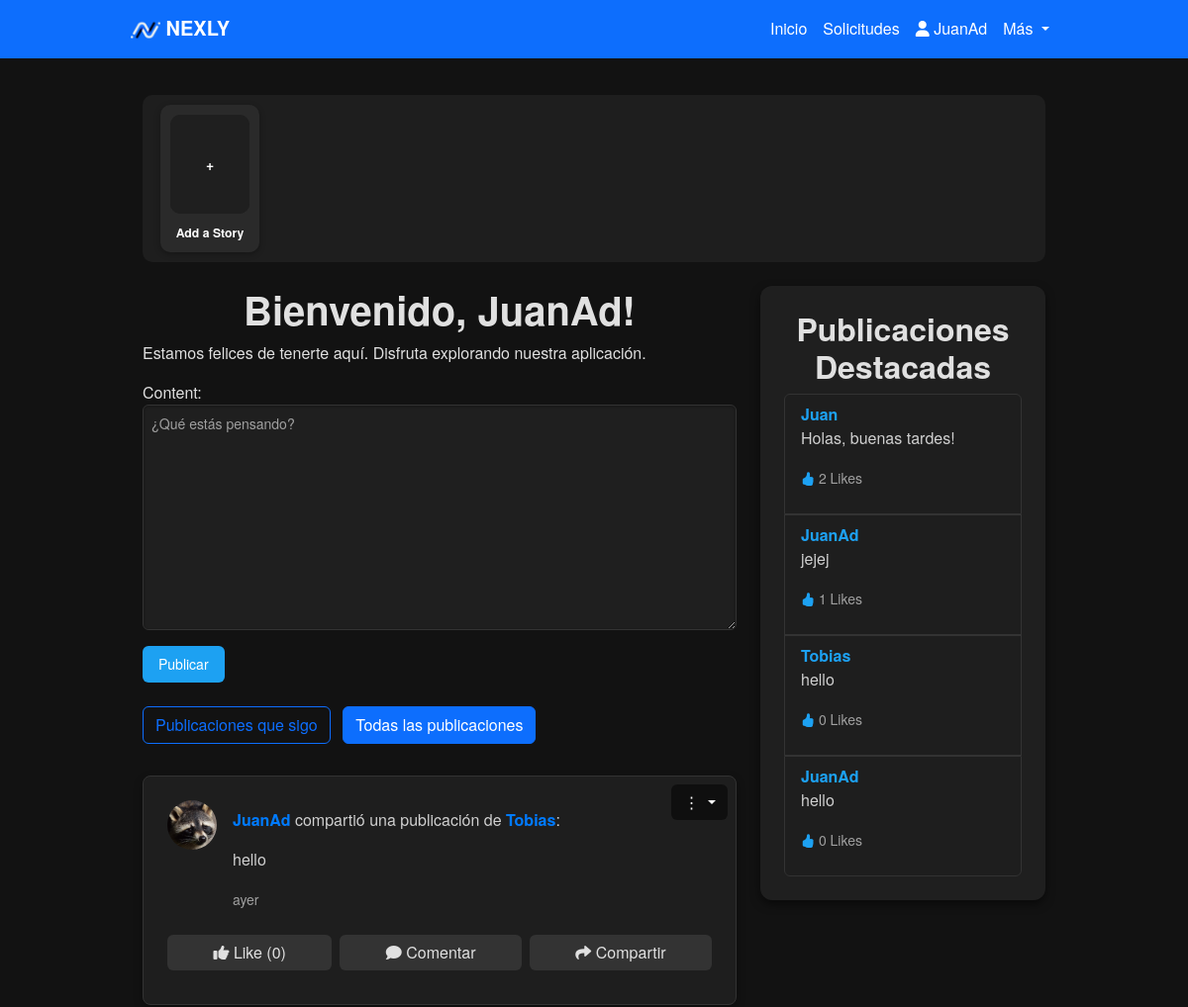
Page / (signed in, upper part) on the earlier database version.
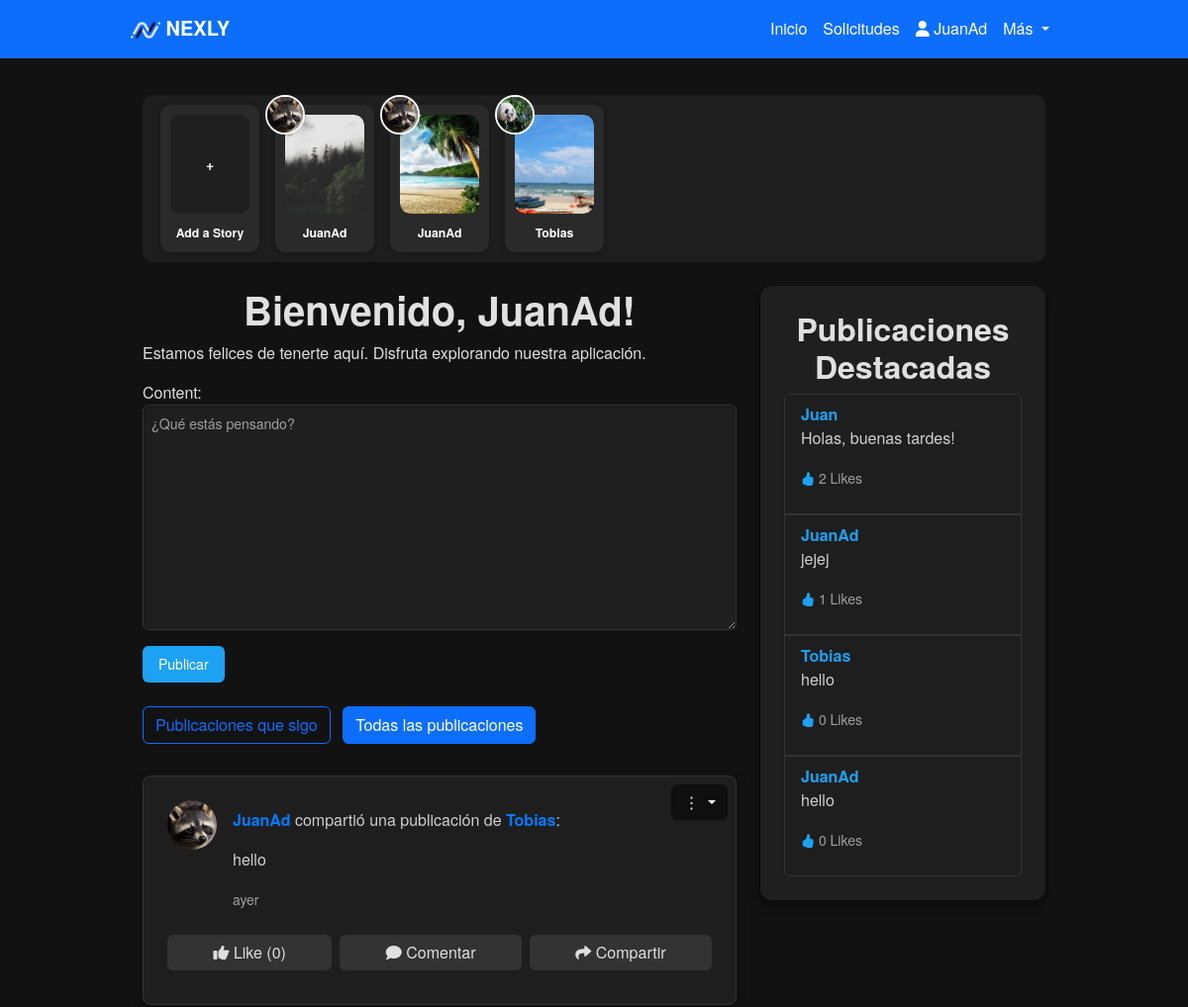
Same page on the later database version.
### Nexly/models.py (models this page shows, shortened)
class User(AbstractBaseUser):
    iduser = models.AutoField(primary_key=True)
    nombre = models.CharField(max_length=255)
    correo = models.EmailField(unique=True)
    is_active = models.BooleanField(default=True)
    is_admin = models.BooleanField(default=False)
    profile_picture = models.ImageField(upload_to='profile_pictures/', null=True, blank=True)  # Campo para la imagen de perfil
    banner_picture = models.ImageField(upload_to='banner_pictures/', null=True, blank=True)  # Campo para la imagen de banner
    objects = UserManager()
    USERNAME_FIELD = 'correo'
    REQUIRED_FIELDS = ['nombre']

class Post(models.Model):
    user = models.ForeignKey(settings.AUTH_USER_MODEL, on_delete=models.CASCADE)
    content = models.TextField()
    created_at = models.DateTimeField(auto_now_add=True)
    original_post = models.ForeignKey('self', null=True, blank=True, on_delete=models.SET_NULL, related_name='reposts')

class Story(models.Model):
    user = models.ForeignKey(settings.AUTH_USER_MODEL, on_delete=models.CASCADE)
    image = models.ImageField(upload_to='stories/', null=True, blank=True)  # Campo para la imagen del story
    created_at = models.DateTimeField(auto_now_add=True)  # Fecha de creación

### Nexly/views.py (the view)
# urls.py: path('', nexly_view, name='nexly'),
@login_required
def nexly_view(request):
    if request.method == 'POST':
        if 'post_content' in request.POST:
            form = PostForm(request.POST)
            if form.is_valid():
                post = form.save(commit=False)
                post.user = request.user
                post.save()
                if request.headers.get('X-Requested-With') == 'XMLHttpRequest':
                    return JsonResponse({'status': 'success', 'post_id': post.id})
                return redirect('nexly')
        elif 'comment_content' in request.POST:
            post_id = request.POST.get('post_id')
            post = get_object_or_404(Post, id=post_id)
            form = CommentForm(request.POST)
            if form.is_valid():
                comment = form.save(commit=False)
                comment.user = request.user
                comment.post = post
                comment.save()
                if request.headers.get('X-Requested-With') == 'XMLHttpRequest':
                    return JsonResponse({'status': 'success', 'comment_id': comment.id})
                return redirect('nexly')
    elif request.method == 'GET':
        show_following_posts = request.GET.get('filter') == 'following'
        if show_following_posts:
            followed_users = FollowRequest.objects.filter(
                from_user=request.user, is_accepted=True).values_list('to_user_id', flat=True)
            posts = Post.objects.filter(user_id__in=followed_users).order_by('-created_at')
        else:
            posts = Post.objects.all().order_by('-created_at')
        top_posts = Post.objects.annotate(like_count=Count('like')).order_by('-like_count')[:5]
        stories = Story.objects.order_by('-created_at')[:10]  # Muestra las últimas 10 stories
        if request.headers.get('X-Requested-With') == 'XMLHttpRequest':
            return render(request, 'post_list.html', {'posts': posts})
        form = PostForm()
        comment_form = CommentForm()
        story_form = StoryForm()  # Añadido para pasar el formulario de historias al contexto
        return render(request, 'index.html', {
            'form': form,
            'comment_form': comment_form,
            'story_form': story_form,  # Pasar el formulario de historias
            'posts': posts,
            'show_following_posts': show_following_posts,
            'top_posts': top_posts,
            'stories': stories,
        })

### Nexly/forms.py
class PostForm(forms.ModelForm):
    class Meta:
        model = Post
        fields = ['content']
        widgets = {
            'content': forms.Textarea(attrs={'class': 'form-control', 'placeholder': '¿Qué estás pensando?'})
        }

class CommentForm(forms.ModelForm):
    class Meta:
        model = Comment
        fields = ['content']
        widgets = {
            'content': forms.TextInput(attrs={'class': 'form-control', 'placeholder': 'Escribe un comentario...'})
        }

### Nexly/models.py (called while the page is built)
    def time_since_commented(self):
        now = datetime.now(timezone.utc)
        diff = now - self.created_at
        if diff < timedelta(minutes=1):
            return "hace un momento"
        elif diff < timedelta(hours=1):
            minutes = diff.seconds // 60
            return f"hace {minutes} minutos"
        elif diff < timedelta(days=1):
            hours = diff.seconds // 3600
            return f"hace {hours} horas"
        elif diff < timedelta(days=2):
            return "hace 1 día"
        else:
            days = diff.days
            return f"hace {days} días"

### templates/index.html (shortened to what this page needs)
{% extends 'layoutUser.html' %}
{% load static %}
{% block content %}
<div class="container">
<div class="stories-section d-flex overflow-auto mb-4">
    <div class="story-card text-center mx-2" style="width: 100px; position: relative; cursor: pointer;" data-bs-toggle="modal" data-bs-target="#uploadStoryModal">
        <div class="story-image-wrapper mb-2" style="position: relative; z-index: 0;">
            <div class="story-image-placeholder" style="width: 80px; height: 100px; background-color: #1F1F1F; display: flex; justify-content: center; align-items: center; border-radius: 10px; color: #FFFFFF; font-size: 14px; font-weight: bold;">
                <span>+</span>
            </div>
        </div>
        <div class="story-author text-truncate" style="color: #FFFFFF;">
            <small>Add a Story</small>
        </div>
    </div>
    {% for story in stories %}
    <div class="story-card text-center mx-2" style="width: 100px; position: relative;">
        <div class="user-profile-picture"
            style="position: absolute; top: -10px; left: -10px; width: 40px; height: 40px; z-index: 1;">
            <img src="{{ story.user.profile_picture.url }}" alt="User Profile"
                style="width: 100%; height: 100%; border-radius: 50%; object-fit: cover; border: 2px solid white;">
        </div>
        <div class="story-image-wrapper mb-2" style="position: relative; z-index: 0;">
            <img src="{{ story.image.url }}" class="story-image" alt="Story Image"
                style="width: 80px; height: 100px; object-fit: cover;" data-bs-toggle="modal"
                data-bs-target="#storyModal"
                onclick="loadStoryDetails('{{ story.image.url }}', '{{ story.user.profile_picture.url }}', '{{ story.user.nombre }}', '{{ story.created_at|timesince }}')">
        </div>
        <div class="story-author text-truncate" style="color: #FFFFFF;">
            <small>{{ story.user.nombre }}</small>
        </div>
    </div>
    {% endfor %}
</div>
    <div class="row">
        <div class="col-lg-8">
            <div class="nexly-container">
                <h1>Bienvenido, {{ user.nombre }}!</h1>
                <p>Estamos felices de tenerte aquí. Disfruta explorando nuestra aplicación.</p>
                <form method="POST" class="post-form">
                    {{ form.as_p }}
                    <button type="submit" name="post_content" class="btn btn-primary">Publicar</button>
                </form><br>
                <div class="mb-4">
                    <a href="{% url 'nexly' %}?filter=following" class="btn btn-outline-primary me-2{% if show_following_posts %} active{% endif %}" role="button">
                        Publicaciones que sigo
                    </a>
                    <a href="{% url 'nexly' %}" class="btn btn-outline-primary{% if not show_following_posts %} active{% endif %}" role="button">
                        Todas las publicaciones
                    </a>
                </div>
                <div class="posts-container">
                    {% for post in posts %}
                        <div class="post position-relative mb-4">
                            <div class="d-flex align-items-start mb-2">
                                <img src="{% if post.user.profile_picture %}{{ post.user.profile_picture.url }}{% else %}{% static 'images/imagenDefecto.png' %}{% endif %}"
                                class="rounded-circle"
                                alt="Profile Picture"
                                width="50"
                                height="50"
                                style="object-fit: cover;">
                                <div class="ms-3">
                                    {% if post.original_post %}
                                    <p><strong><a href="{% url 'profile' post.user.nombre %}">{{ post.user.nombre }}</a></strong> compartió una publicación de <strong><a href="{% url 'profile' post.original_post.user.nombre %}">{{ post.original_post.user.nombre }}</a></strong>:</p>
                                    <p>{{ post.original_post.content }}</p>
                                    {% else %}
                                        <strong><a href="{% url 'profile' post.user.nombre %}">{{ post.user.nombre }}</a></strong>
                                        <p id="post-content-{{ post.id }}">{{ post.content }}</p>
                                    {% endif %}
                                    <p><small class="post-time" data-timestamp="{{ post.created_at|date:'c' }}"></small></p>
                                </div>
                            </div>
                    <div class="d-flex gap-2 mb-2 w-100 justify-content-between">
                        <a href="{% url 'like_post' post.id %}" class="btn btn-light flex-fill text-center">
                            {% if user in post.like_set.all %}
                                <i class="fas fa-thumbs-up"></i>
                                Like ({{ post.like_set.count }})
                            {% else %}
                                <i class="fas fa-thumbs-up"></i>
                                Like ({{ post.like_set.count }})
                            {% endif %}
                        </a>
                        <button class="btn btn-light flex-fill text-center" onclick="toggleCommentForm({{ post.id }})">
                            <i class="fas fa-comment"></i> Comentar
                        </button>
                        <a href="{% url 'share_post' post.id %}" class="btn btn-light flex-fill text-center">
                            <i class="fas fa-share"></i> Compartir
                        </a>
                    </div>
                            {% if post.user == user %}
                                <div class="dropdown position-absolute top-0 end-0 mt-2 me-2">
                                    <button class="btn btn-secondary dropdown-toggle" type="button" id="dropdownMenuButton-{{ post.id }}" data-bs-toggle="dropdown" aria-expanded="false">
                                        ⋮
                                    </button>
                                </div>
                            {% endif %}
                        </div>
                    {% endfor %}
                </div>
            </div>
        </div>
<div class="col-lg-4">
    <div class="sidebar" style="background-color: #1F1F1F; padding: 1.5rem; border-radius: 12px; box-shadow: 0px 4px 10px rgba(0, 0, 0, 0.5);">
        <h2 style="color: #E0E0E0;">Publicaciones Destacadas</h2>
        {% if top_posts %}
            <ul class="list-group" style="background-color: #1E1E1E;">
                {% for post in top_posts %}
                    <li class="list-group-item" style="background-color: #1E1E1E; border: 1px solid #333; color: #D0D0D0;">
                        <strong><a href="{% url 'profile' post.user.nombre %}" style="color: #1DA1F2;">{{ post.user.nombre }}</a></strong>
                        <p>{{ post.content|truncatewords:20 }}</p>
                        <p><small style="color: #A0A0A0;">
                            <i class="bi bi-hand-thumbs-up-fill" style="color: #1DA1F2;"></i>
                            {{ post.like_set.count }} Likes
                        </small></p>
                    </li>
                {% endfor %}
            </ul>
        {% else %}
            <p style="color: #A0A0A0;">No hay publicaciones destacadas aún.</p>
        {% endif %}
    </div>
</div>
    </div>
</div>
{% endblock %}

### templates/layoutUser.html (shortened to what this page needs)
{% load static %}
<!DOCTYPE html>
<html lang="es">
<head>
    <link href="https://cdn.jsdelivr.net/npm/bootstrap@5.3.0-alpha1/dist/css/bootstrap.min.css" rel="stylesheet">
    <link rel="stylesheet" href="{% static 'css/styles.css' %}">
    <link rel="stylesheet" href="https://cdnjs.cloudflare.com/ajax/libs/font-awesome/6.0.0-beta3/css/all.min.css">
    <link href="https://cdn.jsdelivr.net/npm/bootstrap-icons/font/bootstrap-icons.css" rel="stylesheet">
</head>
<body>
    <nav class="navbar navbar-expand-lg navbar-dark bg-primary fixed-top">
        <div class="container">
            <a class="navbar-brand" href="#">
                <img src="{% static 'images/LogoNexly.ico' %}" alt="Logo Nexly" style="height: 30px;">
                <strong>NEXLY</strong>
            </a>
            <div class="collapse navbar-collapse" id="navbarNav">
                <ul class="navbar-nav ms-auto">
                    <li class="nav-item">
                        <a class="nav-link {% if request.path == '/' %}active{% endif %}" aria-current="page" href="{% url 'nexly' %}">
                        Inicio
                        </a>
                    </li>
                    <li class="nav-item">
                        <a class="nav-link" href="{% url 'follow_requests' %}">
                        Solicitudes
                        </a>
                    </li>
                    <li class="nav-item">
                        <a class="nav-link" href="{% url 'profile' user.nombre %}">
                            <i class="fas fa-user"></i> {{ user.nombre }}
                        </a>
                    </li>
                    <li class="nav-item dropdown">
                        <a class="nav-link dropdown-toggle" href="#" id="navbarDropdown" role="button" data-bs-toggle="dropdown" aria-expanded="false">
                            Más
                        </a>
                    </li>
                </ul>
            </div>
        </div>
    </nav>
    <div class="container mt-5 pt-5">
        {% block content %}{% endblock %}
    </div>
</body>
</html>

### static/css/styles.css (style rules this page uses)
body { background-color: #121212; color: #E0E0E0; font-family: 'Helvetica Neue', Helvetica, Arial, sans-serif; margin: 0; }
.navbar { background-color: #1E1E1E; }
.navbar-dark .navbar-nav .nav-link { color: #FFFFFF; }
.navbar-dark .navbar-brand { color: #FFFFFF; }
.container { max-width: 960px; }
h1, h2 { text-align: center; font-weight: bold; color: #E0E0E0; }
.btn-primary { background-color: #1DA1F2; border: none; }
form p { margin-bottom: 1rem; }
.posts-container { margin-top: 2rem; }
.post { background-color: #1E1E1E; padding: 1.5rem; margin-bottom: 1.5rem; border-radius: 8px; box-shadow: 0px 4px 10px rgba(0, 0, 0, 0.3); border: 1px solid #333; }
.post p strong { color: #E0E0E0; }
.post p { color: #D0D0D0; margin-top: 0.5rem; }
.post p small { color: #A0A0A0; }
.btn-light { background-color: #333; color: #E0E0E0; border: none; }
.form-control { background-color: #1F1F1F; color: #E0E0E0; border: 1px solid #333; padding: 0.5rem; border-radius: 6px; box-shadow: inset 0px 1px 3px rgba(0, 0, 0, 0.3); font-size: 0.875rem; transition: border-color 0.3s ease, box-shadow 0.3s ease; }
.form-control::placeholder { color: #A0A0A0; }
.btn-primary { background-color: #1DA1F2; border: none; color: white; padding: 0.5rem 1rem; font-size: 0.875rem; border-radius: 6px; cursor: pointer; transition: background-color 0.3s ease; }
a { color: #007bff; text-decoration: none; }
.btn-secondary { background-color: rgba(0, 0, 0, 0.5); border: none; color: white; }
.stories-section { padding: 10px; background-color: #1E1E1E; border-radius: 10px; margin-bottom: 20px; }
.story-card { background-color: #2A2A2A; border-radius: 10px; padding: 10px; box-shadow: 0 2px 6px rgba(0, 0, 0, 0.3); margin-right: 10px; }
.story-image-wrapper { display: flex; justify-content: center; align-items: center; margin-bottom: 8px; border-radius: 10px; overflow: hidden; width: 80px; height: 100px; background-color: #1E1E1E; }
.story-author { font-size: 14px; font-weight: bold; color: #E0E0E0; text-align: center; }
.story-image { width: 100%; height: 100%; object-fit: cover; border-radius: 10px; }

Differences in the rows shown:
added Story: user.profile_picture (picture), image (picture), user.nombre "JuanAd"
added Story: user.profile_picture (picture), image (picture), user.nombre "JuanAd"
added Story: user.profile_picture (picture), image (picture), user.nombre "Tobias"
